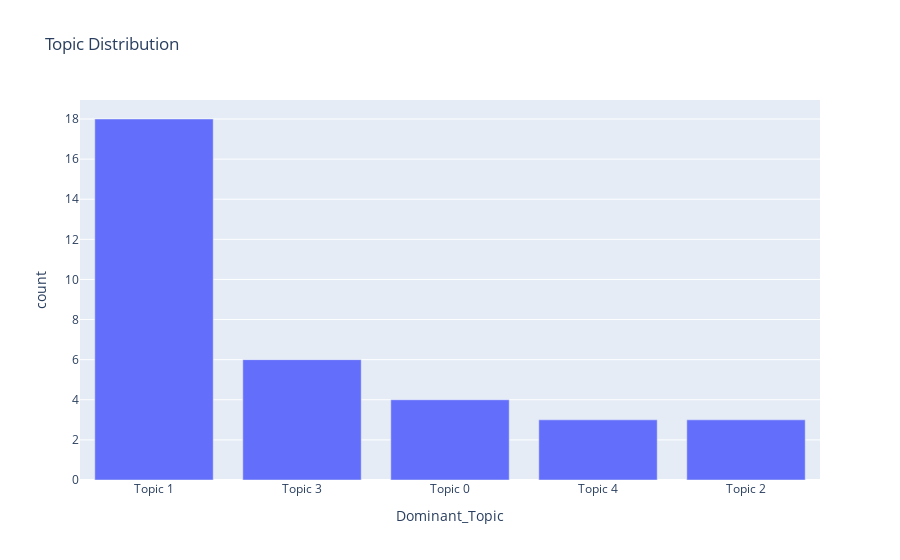

Source (notebook cell):
### Code cell
# Topic Modeling
vectorizer = CountVectorizer(max_df=0.95, min_df=2, max_features=1000, stop_words='english')
tf = vectorizer.fit_transform(data['Article'])
lda_model = LatentDirichletAllocation(n_components=5, random_state=42)
lda_topic_matrix = lda_model.fit_transform(tf)

# Visualize topics
topic_names = ["Topic " + str(i) for i in range(lda_model.n_components)]
data['Dominant_Topic'] = [topic_names[i] for i in lda_topic_matrix.argmax(axis=1)]

fig = px.bar(data['Dominant_Topic'].value_counts().reset_index(), x='Dominant_Topic', y='count', title='Topic Distribution')
fig.show()

### Figure 1 — Plotly figure (JSON) as saved in the notebook; plotly's stock layout.template omitted (floating-point values rounded to 4 significant figures)
{"data": [{"alignmentgroup": "True", "hovertemplate": "Dominant_Topic=%{x}<br>count=%{y}<extra></extra>", "legendgroup": "", "marker": {"color": "#636efa", "pattern": {"shape": ""}}, "name": "", "offsetgroup": "", "orientation": "v", "showlegend": false, "textposition": "auto", "type": "bar", "x": ["Topic 1", "Topic 3", "Topic 0", "Topic 4", "Topic 2"], "xaxis": "x", "y": [18, 6, 4, 3, 3], "yaxis": "y"}], "layout": {"barmode": "relative", "legend": {"tracegroupgap": 0}, "title": {"text": "Topic Distribution"}, "xaxis": {"anchor": "y", "domain": [0, 1], "title": {"text": "Dominant_Topic"}}, "yaxis": {"anchor": "x", "domain": [0, 1], "title": {"text": "count"}}}}
